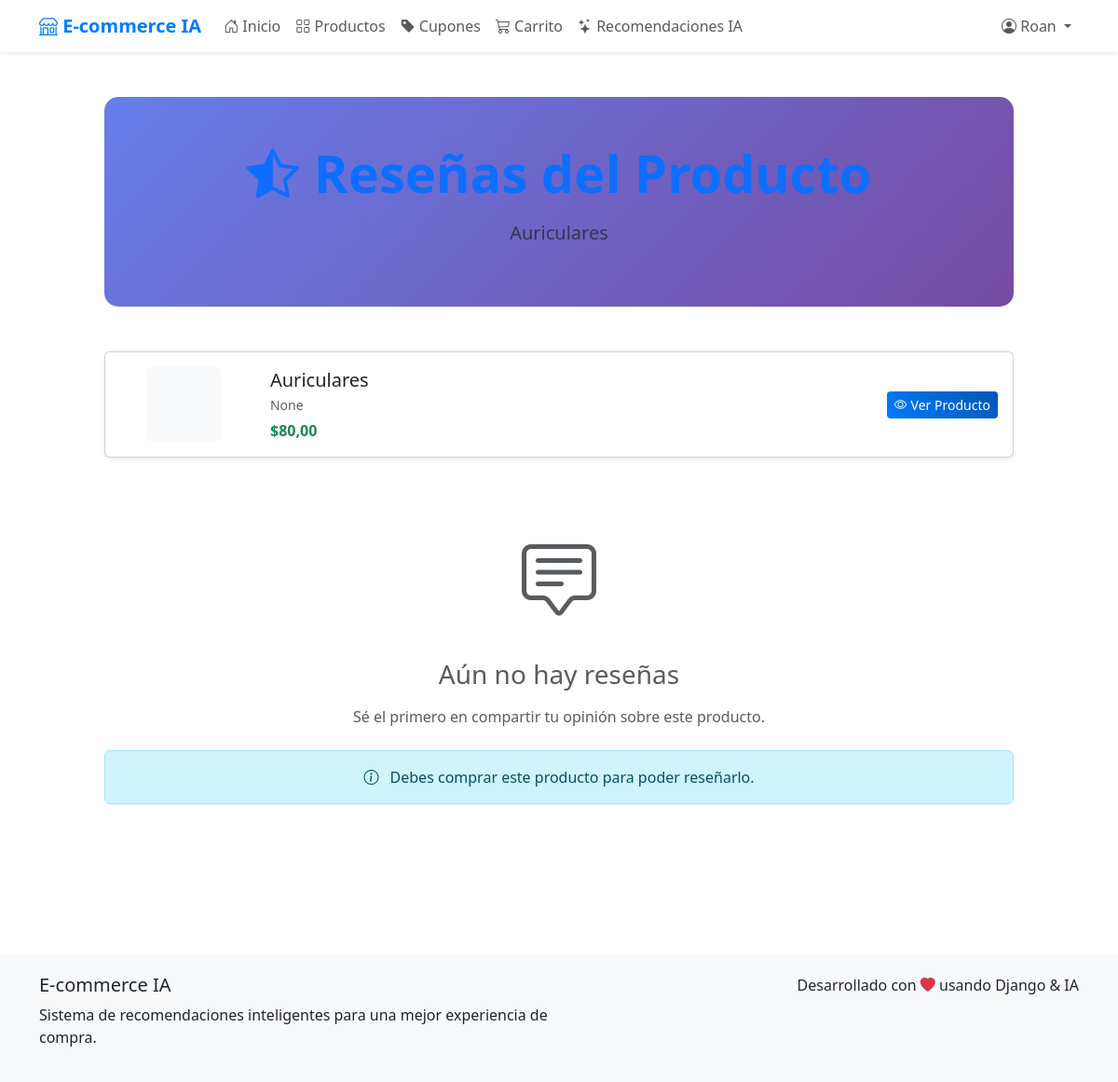
The app's page /producto/4/resenas/ (signed in) with its own data.
### tienda/models.py (models this page shows, shortened)
class Producto(models.Model):
    nombre = models.CharField(max_length=100)
    precio = models.DecimalField(max_digits=10, decimal_places=2)
    categoria = models.CharField(max_length=50)
    descripcion = models.TextField(blank=True, null=True)
    imagen_url = models.URLField(blank=True, null=True)
    stock = models.IntegerField(default=10)
    @property
    def promedio_calificacion(self):
        resenas = self.resena_set.all()
        if resenas.exists():
            return round(sum(resena.calificacion for resena in resenas) / resenas.count(), 1)
        return 0

### tienda/views.py (the view)
# urls.py: path('producto/<int:producto_id>/resenas/', views.ver_resenas, name='ver_resenas'),
@login_required
def ver_resenas(request, producto_id):
    producto = get_object_or_404(Producto, id=producto_id)
    resenas = Resena.objects.filter(producto=producto).select_related('usuario').order_by('-fecha_creacion')
    return render(request, 'tienda/ver_resenas.html', {
        'producto': producto,
        'resenas': resenas
    })

### tienda/context_processors.py (called while the page is built)
def carrito_context(request):
    if request.user.is_authenticated:
        try:
            carrito = Carrito.objects.get(usuario=request.user)
            return {
                'carrito_total_productos': carrito.total_productos,
                'carrito_total_precio': carrito.total_precio,
            }
        except Carrito.DoesNotExist:
            return {
                'carrito_total_productos': 0,
                'carrito_total_precio': 0,
            }
    return {
        'carrito_total_productos': 0,
        'carrito_total_precio': 0,
    }

### tienda/models.py (called while the page is built)
    @property
    def total_productos(self):
        return sum(item.cantidad for item in self.carritoproducto_set.all())

    @property
    def total_precio(self):
        return sum(item.subtotal for item in self.carritoproducto_set.all())

### tienda/templates/tienda/ver_resenas.html (shortened to what this page needs)
{% extends 'tienda/base.html' %}
{% load static %}
{% load i18n %}
{% block content %}
<div class="container-fluid py-5">
    <div class="row justify-content-center">
        <div class="col-12 col-lg-10">
            <div class="hero-section text-center mb-5">
                <h1 class="display-4 fw-bold text-primary mb-3">
                    <i class="bi bi-star-half me-3"></i>{% trans "Reseñas del Producto" %}
                </h1>
                <p class="lead text-muted">{{ producto.nombre }}</p>
            </div>
            <div class="card shadow-sm mb-4">
                <div class="card-body">
                    <div class="row align-items-center">
                        <div class="col-md-2 text-center">
                            {% if producto.imagen_url %}
                                <img src="{{ producto.imagen_url }}" alt="{{ producto.nombre }}"
                                     class="img-fluid rounded" style="max-height: 80px;">
                            {% else %}
                                <div class="bg-light rounded d-flex align-items-center justify-content-center mx-auto"
                                     style="width: 80px; height: 80px;">
                                </div>
                            {% endif %}
                        </div>
                        <div class="col-md-8">
                            <h5 class="card-title mb-1">{{ producto.nombre }}</h5>
                            <p class="card-text text-muted small mb-2">{{ producto.descripcion|truncatechars:100 }}</p>
                            <div class="d-flex align-items-center gap-3">
                                <span class="h6 text-success fw-bold mb-0">${{ producto.precio }}</span>
                            </div>
                        </div>
                        <div class="col-md-2 text-end">
                            <a href="{% url 'comprar' producto.id %}" class="btn btn-primary btn-sm">
                                <i class="bi bi-eye me-1"></i>{% trans "Ver Producto" %}
                            </a>
                        </div>
                    </div>
                </div>
            </div>
            {% if resenas %}
                <div class="row">
                    <div class="col-12">
                        <div class="card shadow-sm">
                            <div class="card-header bg-light d-flex justify-content-between align-items-center">
                                <h5 class="mb-0">
                                    <i class="bi bi-chat-square-text me-2"></i>
                                    {% trans "Reseñas" %} ({{ resenas|length }})
                                </h5>
                                {% if user.is_authenticated and producto.puede_reseñar %}
                                    <a href="{% url 'agregar_resena' producto.id %}" class="btn btn-primary btn-sm">
                                        <i class="bi bi-pencil-square me-1"></i>{% trans "Escribir Reseña" %}
                                    </a>
                                {% endif %}
                            </div>
                            <div class="card-body p-0">
                                {% for resena in resenas %}
                                    <div class="review-item border-bottom p-4 {% if not forloop.last %}border-bottom{% endif %}">
                                        <div class="d-flex">
                                            <div class="flex-shrink-0 me-3">
                                                <div class="bg-primary text-white rounded-circle d-flex align-items-center justify-content-center"
                                                     style="width: 50px; height: 50px; font-size: 1.2rem; font-weight: bold;">
                                                    {{ resena.usuario.username|first|upper }}
                                                </div>
                                            </div>
                                            <div class="flex-grow-1">
                                                <div class="d-flex justify-content-between align-items-start mb-2">
                                                    <div>
                                                        <h6 class="mb-1 fw-bold">{{ resena.usuario.username }}</h6>
                                                        <div class="rating-display mb-2">
                                                            {% for i in "12345"|make_list %}
                                                                <i class="bi bi-star{% if forloop.counter <= resena.calificacion %}-fill{% endif %} text-warning"></i>
                                                            {% endfor %}
                                                            <span class="ms-2 small text-muted">{{ resena.calificacion }} {% trans "de 5 estrellas" %}</span>
                                                        </div>
                                                    </div>
                                                    <small class="text-muted">
                                                        <i class="bi bi-calendar me-1"></i>
                                                        {{ resena.fecha_creacion|date:"d/m/Y" }}
                                                    </small>
                                                </div>
                                                {% if resena.comentario %}
                                                    <p class="mb-0 text-dark">{{ resena.comentario }}</p>
                                                {% else %}
                                                    <p class="mb-0 text-muted fst-italic">{% trans "Sin comentario adicional." %}</p>
                                                {% endif %}
                                                {% if user.is_authenticated and user == resena.usuario %}
                                                    <div class="mt-2">
                                                        <a href="{% url 'agregar_resena' producto.id %}" class="btn btn-outline-primary btn-sm">
                                                            <i class="bi bi-pencil me-1"></i>{% trans "Editar" %}
                                                        </a>
                                                    </div>
                                                {% endif %}
                                            </div>
                                        </div>
                                    </div>
                                {% endfor %}
                            </div>
                        </div>
                    </div>
                </div>
            {% else %}
                <div class="text-center py-5">
                    <div class="mb-4">
                        <i class="bi bi-chat-square-text text-muted" style="font-size: 5rem;"></i>
                    </div>
                    <h3 class="text-muted mb-3">{% trans "Aún no hay reseñas" %}</h3>
                    <p class="text-muted mb-4">
                        {% trans "Sé el primero en compartir tu opinión sobre este producto." %}
                    </p>
                    {% if user.is_authenticated and producto.puede_reseñar %}
                        <a href="{% url 'agregar_resena' producto.id %}" class="btn btn-primary btn-lg">
                            <i class="bi bi-pencil-square me-2"></i>{% trans "Escribir la primera reseña" %}
                        </a>
                    {% elif user.is_authenticated %}
                        <div class="alert alert-info">
                            <i class="bi bi-info-circle me-2"></i>
                            {% trans "Debes comprar este producto para poder reseñarlo." %}
                        </div>
                    {% else %}
                        <a href="{% url 'login' %}" class="btn btn-primary btn-lg">
                            <i class="bi bi-box-arrow-in-right me-2"></i>{% trans "Iniciar Sesión para reseñar" %}
                        </a>
                    {% endif %}
                </div>
            {% endif %}
        </div>
    </div>
</div>
{% endblock %}

### tienda/templates/tienda/base.html (shortened to what this page needs)
{% load i18n %}
<!DOCTYPE html>
<html lang="es">
<head>
    <link href="https://cdn.jsdelivr.net/npm/bootstrap@5.3.0/dist/css/bootstrap.min.css" rel="stylesheet">
    <link rel="stylesheet" href="https://cdn.jsdelivr.net/npm/bootstrap-icons@1.10.0/font/bootstrap-icons.css">
</head>
<body>
    <nav class="navbar navbar-expand-lg navbar-light bg-white shadow-sm">
        <div class="container">
            <a class="navbar-brand" href="{% url 'home' %}">
                <i class="bi bi-shop"></i> E-commerce IA
            </a>
            <div class="collapse navbar-collapse" id="navbarNav">
                <ul class="navbar-nav me-auto">
                    <li class="nav-item">
                        <a class="nav-link" href="{% url 'home' %}">
                            <i class="bi bi-house-door"></i> {% trans "Inicio" %}
                        </a>
                    </li>
                    {% if user.is_authenticated %}
                        <li class="nav-item">
                            <a class="nav-link" href="{% url 'productos' %}">
                                <i class="bi bi-grid"></i> {% trans "Productos" %}
                            </a>
                        </li>
                        <li class="nav-item">
                            <a class="nav-link" href="{% url 'cupones_disponibles' %}">
                                <i class="bi bi-tag-fill"></i> {% trans "Cupones" %}
                            </a>
                        </li>
                        <li class="nav-item">
                            <a class="nav-link" href="{% url 'ver_carrito' %}">
                                <i class="bi bi-cart3"></i> {% trans "Carrito" %}
                            </a>
                        </li>
                        <li class="nav-item">
                            <a class="nav-link" href="{% url 'recomendaciones' %}">
                                <i class="bi bi-stars"></i> {% trans "Recomendaciones IA" %}
                            </a>
                        </li>
                    {% endif %}
                </ul>
                <ul class="navbar-nav">
                    {% if user.is_authenticated %}
                        <li class="nav-item dropdown">
                            <a class="nav-link dropdown-toggle" href="#" id="userDropdown" role="button" data-bs-toggle="dropdown">
                                <i class="bi bi-person-circle"></i> {{ user.username }}
                            </a>
                        </li>
                    {% endif %}
                </ul>
            </div>
        </div>
    </nav>
    <main>
        {% block content %}{% endblock %}
    </main>
    <footer class="footer">
        <div class="container">
            <div class="row">
                <div class="col-md-6">
                    <h5>E-commerce IA</h5>
                    <p>{% trans "Sistema de recomendaciones inteligentes para una mejor experiencia de compra." %}</p>
                </div>
                <div class="col-md-6 text-md-end">
                    <p class="mb-0">{% trans "Desarrollado con" %} <i class="bi bi-heart-fill text-danger"></i> {% trans "usando Django & IA" %}</p>
                </div>
            </div>
        </div>
    </footer>
</body>
</html>

### tienda/templates/tienda/base.html (style rules this page uses)
.navbar-brand { font-weight: bold; color: #007bff !important; }
.hero-section { background: linear-gradient(135deg, #667eea 0%, #764ba2 100%); color: white; padding: 60px 0; margin-bottom: 40px; }
.btn-primary { background: linear-gradient(45deg, #007bff, #0056b3); border: none; }
.footer { background-color: #f8f9fa; padding: 20px 0; margin-top: 50px; }

### tienda/templates/tienda/ver_resenas.html (style rules this page uses)
.hero-section { background: linear-gradient(135deg, #667eea 0%, #764ba2 100%); color: white; padding: 3rem 2rem; border-radius: 15px; margin-bottom: 2rem; }
.card { transition: transform 0.2s ease-in-out, box-shadow 0.2s ease-in-out; }

### records on screen
Producto: nombre "Auriculares", descripcion "None", precio "80,00"

### other values on screen
{{ user.username }} "Roan"
